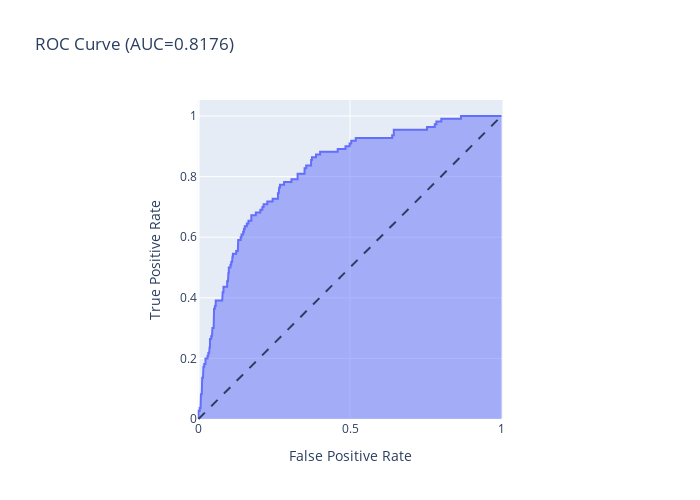

Source (notebook cell):
### Code cell
lr_balance = LogisticRegression(class_weight='balanced',solver = 'liblinear')
lr_balance.fit(X_train,y_train)
optimal_threshold(lr_balance)

### Figure 1 — Plotly figure (JSON) as saved in the notebook; plotly's stock layout.template omitted (floating-point values rounded to 4 significant figures; data arrays with more than 128 entries replaced by an {"elided": "..."} marker saying what was removed)
{"data": [{"hovertemplate": "False Positive Rate=%{x}<br>True Positive Rate=%{y}<extra></extra>", "legendgroup": "", "line": {"color": "#636efa"}, "mode": "lines", "name": "", "orientation": "v", "showlegend": false, "stackgroup": "1", "type": "scatter", "x": {"elided": "154 float values"}, "xaxis": "x", "y": {"elided": "154 float values"}, "yaxis": "y"}], "layout": {"height": 500, "legend": {"tracegroupgap": 0}, "shapes": [{"line": {"dash": "dash"}, "type": "line", "x0": 0, "x1": 1, "y0": 0, "y1": 1}], "title": {"text": "ROC Curve (AUC=0.8176)"}, "width": 700, "xaxis": {"anchor": "y", "constrain": "domain", "domain": [0, 1], "title": {"text": "False Positive Rate"}}, "yaxis": {"anchor": "x", "domain": [0, 1], "scaleanchor": "x", "scaleratio": 1, "title": {"text": "True Positive Rate"}}}}
